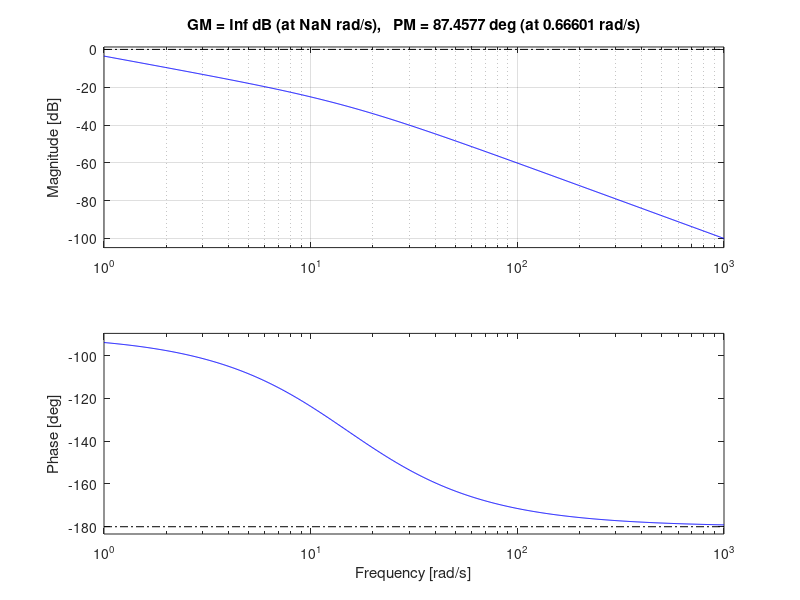
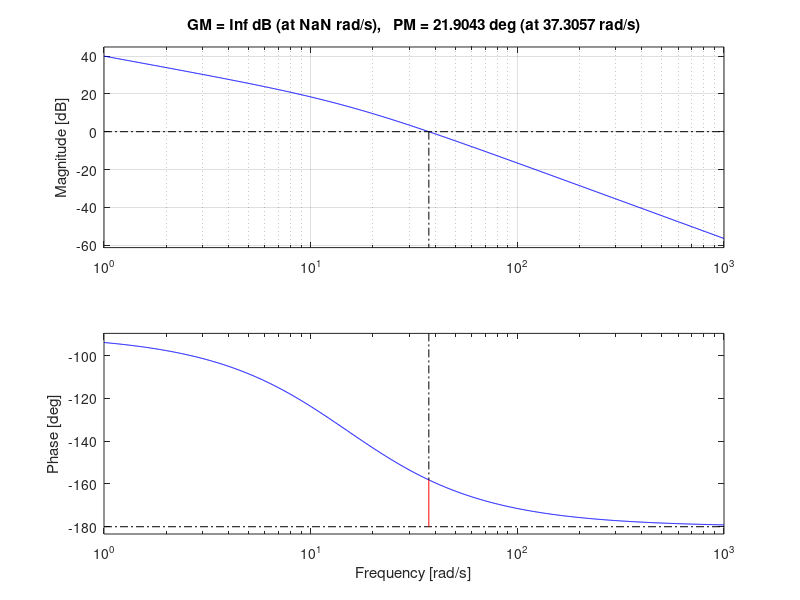
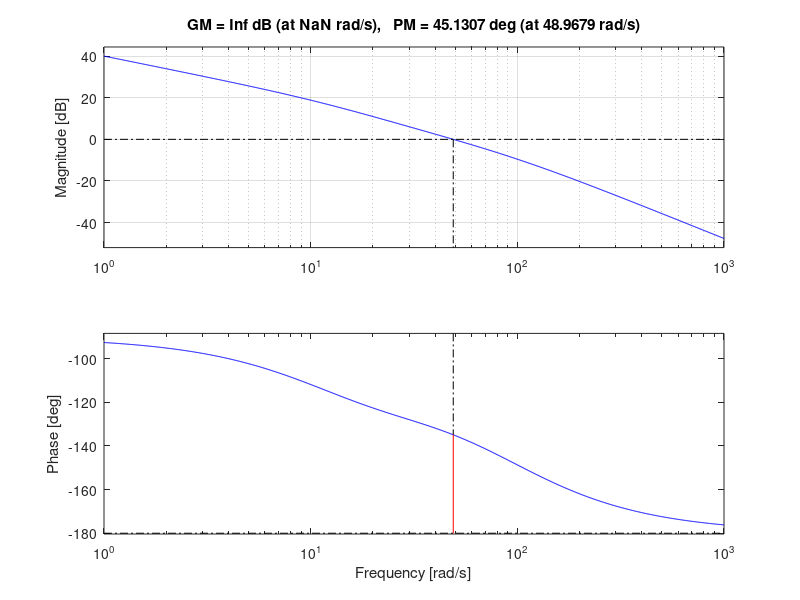
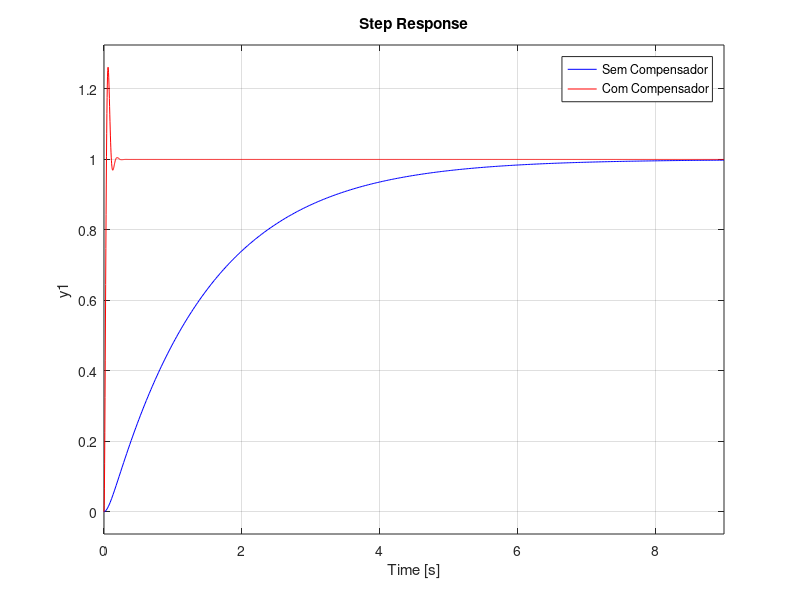

MATLAB code to generate these figures, in order:
%% ESPECIFICACOES
%  PLANTA: G(s) = 10/(s(s+15))
%  mf  = 45 deg
%  mg  = 12 dB
%  ess = 0,01

close all
clc

%% Planta (tipo 1)
nump = 10;
denp = [1 15 0];
G = tf(nump,denp)

%% Determinar a constante Kc do controlador com base no
% desempenho em estado estacionario. Como Kv=100, . Portanto
% o controlador deve contribuir com ganho CC de 150. Assim
Kc = 150;

%% Determinar de quanto precisa ser o aumento de fase para
% termos MF aprox 50 graus ao final. 
% Primeiro fazemos o diagrama de Bode do sistema nao compensado
figure(1)
bode(G)
margin(G)
grid

% usando o Kc somente, acharemos uma primeira estimativa da 
% frequencia de cruzamento:
% planta com compensacao de ganho 
GKc=tf(Kc*nump,denp);

% Diagrama de Bode do sistema compensado com ganho
figure(2)
bode(GKc)
margin(GKc)
grid

% a margem de fase eh aproximadamente 21,9 graus e a frequencia em torno de 37,3 rad/s. 
% Portanto faltam 23,1 graus para 45. Como a frequencia de cruzamente sera
% sempre maior (pela acao do controlador), somaremos uma folga, de 5 graus.
% Assim, desejamos que no ponto de maxima elevacao de fase, o controlador
% contribua 28,1 graus: phi_m = 45 - 21,9 + 5 = 28,1
phi_m=28.1;

%% Determinar a posicao "relativa" do polo em relacao ao zero
% A razao entre as frequencias do zero e do polo, que eh igual a
% "a", que eh dado por 
a=(1-sin(phi_m*pi/180))/(1+sin(phi_m*pi/180))

%% Determinar a "localizacao" da resposta em frequencia do
% controlador, ou seja, encontrar wm, frequencia em que ocorre phi_m. Nessa
% frequencia o ganho do controlador eh (em dB): 
Gc_wm=20*log10(Kc/sqrt(a)) 

%% Para que wm seja a nova frequencia de cruzamento, o ganho
% de malha nessa fequencia deve ser 1. Ou seja, o ganho da planta (sem Kc obviamente) 
% deve ser o inverso do ganho do controlador nessa frequencia. Em dB, o ganho da
% planta deve ser o reciproco (negativo) do ganho do controlador. Mas ja
% calculamos o ganho do controlador em wm: Gc_wm, portanto podemos obter a
% frequencia graficamente:
% Olhar no primeiro grafico!!!

% note que em torno da fequencia 48,7 rad/s a planta tem ganho -Gc_wm (em dB).
% Portanto -> valor encontrado em 28.3 dB
wm=48.7; 

%% Determinar o valor de T
T=1/(wm*sqrt(a)) 

%% Estah projetado o controlador:
numc=Kc*[T 1];
denc=[a*T 1];
C=tf(numc,denc)


%% Compensando o sistema e plotando o bode
% sistema compensado
CG=C*G;

figure(3)
bode(CG)
margin(CG)
grid

%% Dominio do tempo
% resposta do sistema controlado (em malha fechada) ao degrau unitario 
Y_R=feedback(G,1); % sem controlador!!!
Y_R2=feedback(CG,1);  % com controlador

figure(4)
step(Y_R,'b',Y_R2,'r');
legend('Sem Compensador','Com Compensador');

figure(5)
step(Y_R2, 'r');

%% Erro em estado estacionario
t=0:0.01:2;
Yg_R=feedback(G,1);
yg=lsim(Yg_R,t,t);

figure(6)
y=lsim(Y_R2,t,t);
figure(6)
plot(t,t,'k',t,y,t,yg);
xlabel('tempo')
ess=t(end)-y(end)